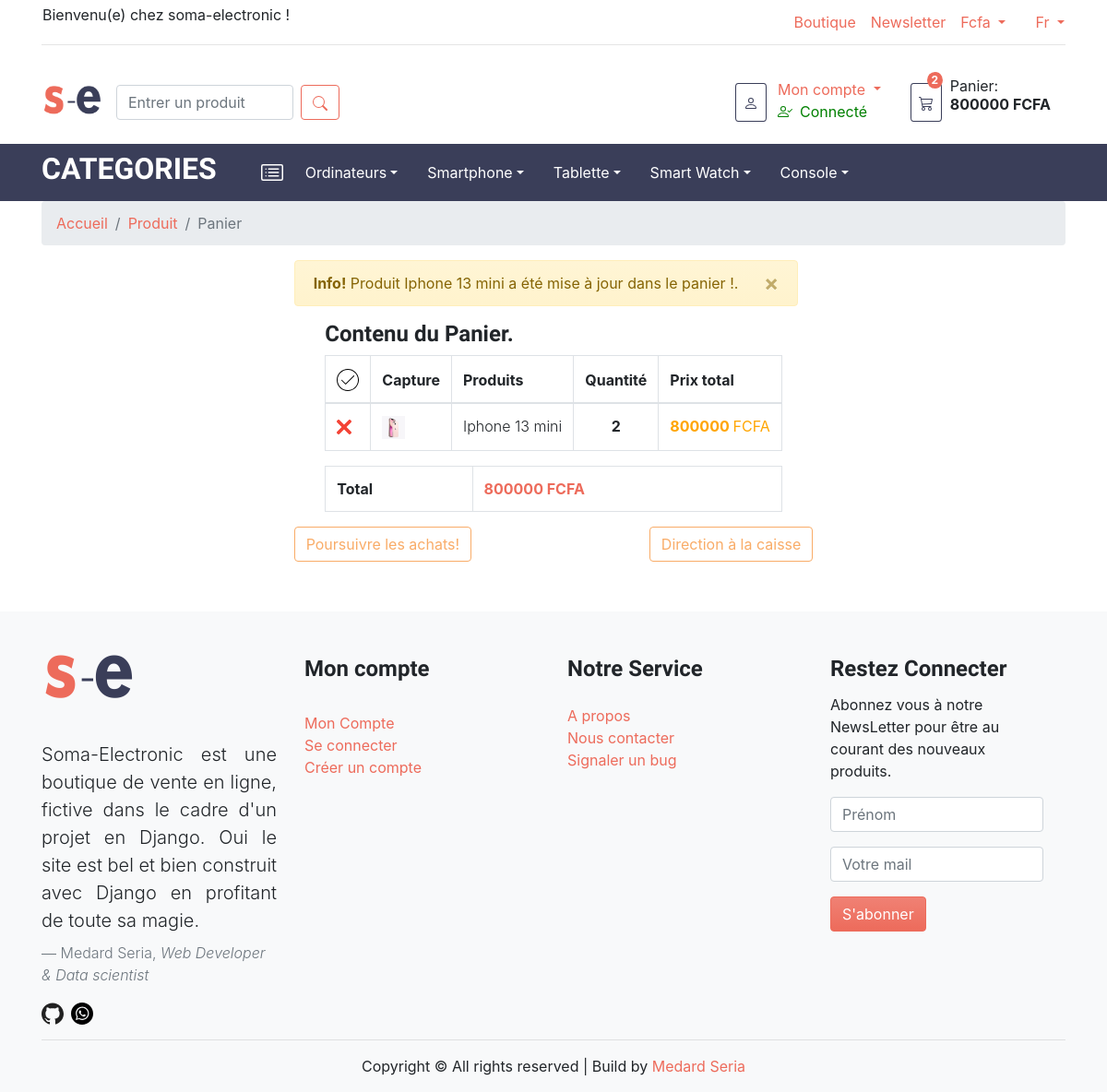
The page /ajout_au_panier/?ajout-panier=41 (signed in) on the database its author committed.
### boutique/models.py (models this page shows, shortened)
class Categorie(models.Model):
    nom = models.CharField(max_length=100)
    date_de_creation = models.DateField(auto_now_add=True)
    souscategorie = models.ManyToManyField(
        SousCategorie,
        blank=True
    )
    class Meta:
        verbose_name = 'categorie'
        verbose_name_plural = 'categories'

class PanierItem(models.Model):
    user = models.ForeignKey(CompteUser, on_delete=models.CASCADE, blank=True, null=True)
    produits = models.ForeignKey(Produit, blank=True, null=True, on_delete=models.CASCADE)
    prix_du_produit = models.FloatField('Prix total du Poduit', blank=True, default=0)
    quantite_du_produit = models.PositiveIntegerField('Qté total du Produit', default=0)
    class Meta:
        verbose_name = "Panier intermediaire"

class Produit(models.Model):
    nom = models.CharField(max_length=100)
    description = RichTextField()
    disponible = models.BooleanField(default=True)
    image = models.ImageField(
        upload_to='images/',
        default='images/photo.jpg'
        )
    picture = models.URLField(default="", blank=True)
    quantite = models.IntegerField('quantité', default=1)
    premier_prix = models.FloatField(default=0.0, max_length=None)
    prix = models.FloatField(default=0.0)
    taux_reduction = models.FloatField('taux de réduction',blank=True, default=0, max_length=3)
    promotion = models.BooleanField('Mise en promotion', default=False)
    etoile = models.IntegerField('Nombre de vue', default=0)
    date_de_creation = models.DateField('Ajouter le', auto_now_add=True)
    slug = models.SlugField(max_length=150, null=True)
    categorie = models.ForeignKey(
        Categorie,
        on_delete=models.CASCADE,
        null=True
        )
    sous_categorie = models.ForeignKey(
        SousCategorie,
        on_delete=models.CASCADE,
        verbose_name="Les sous categories"
        )
    media = models.ManyToManyField(Media, blank=True)
    class Meta:
        verbose_name = 'produit'
        verbose_name_plural = 'produits'
        ordering = ['-date_de_creation']

### boutique/views.py (the view, shortened to what this page needs)
# urls.py: path('ajout_au_panier/', ajout_au_panier, name='ajout_au_panier'),
@login_required(login_url='boutique:connexion')
def ajout_au_panier(request):
    if request.method == 'GET':
        try:
            with transaction.atomic():
                panier = Panier.objects.filter(user=CompteUser.objects.get(user=request.user), traite=False)
                if not panier.exists():
                    panier = Panier.objects.create(user=CompteUser.objects.get(user=request.user))
                    panier.nom_du_panier()
                    panier.save()
                else:
                    panier = panier.last()
                try:
                    id=int(request.GET.get('ajout-panier'))
                    produit = Produit.objects.get(id=id)
                    panierinter = panier.produits.filter(produits=produit, user=CompteUser.objects.get(user=request.user))
                except:
                    return Http404
                if panierinter: #s'il y'a deja le produit dans le panier
                    panierinter = panierinter.first()
                    panier.prix -= panierinter.prix_du_produit
                    panier.quantite -= panierinter.quantite_du_produit
                    panier.save()
                    panierinter.quantite_du_produit += 1
                    panierinter.save()
                    panierinter.prix_du_produit = panierinter.quantite_du_produit * panierinter.produits.prix
                    panierinter.save()
                    panier.prix += panierinter.prix_du_produit
                    panier.quantite += panierinter.quantite_du_produit
                    panier.save()
                    messages.success(request, "Produit {} a été mise à jour dans le panier !".format(Produit.objects.get(id=id).nom))
        except IntegrityError:
            messages.warning(request, "Une erreur est apparue en interne. Merci de récommencer")
            return redirect('boutique:accueil')
    try:
        panierproduit = Panier.objects.get(user=CompteUser.objects.get(user=request.user), traite=False).produits.all()
    except MultipleObjectsReturned:
        panierproduit = Panier.objects.filter(user=CompteUser.objects.get(user=request.user), traite=False)
        panierproduit = panierproduit.last().produits.all()
    except :
        panierproduit = []
    return render(request, 'boutique/panier.html', locals())

### boutique/forms.py
class NewsletterForm(forms.Form):
    last_name = forms.CharField(max_length=100,
                                required=True,
                                widget=forms.TextInput(attrs={
                                'class': 'form-control',
                                'placeholder':'Prénom',
                                }))
    email = forms.EmailField(required=True,
                            widget=forms.EmailInput(attrs={
                            'class':'form-control',
                            'placeholder': "Votre mail",
                            'aria-describedby':"emailHelp",
                            }))

### boutique/models.py (called while the page is built)
    def __str__(self):
        return self.nom

### ecom/context_processors.py (called while the page is built)
def get_variable(request):
    devise = "FCFA"
    try:
        liste_categories = Categorie.objects.all()
        liste_sous_categories = SousCategorie.objects.all().order_by('nom')
    except ObjectDoesNotExist:
        liste_categories = []
        liste_sous_categories = []
    form = NewsletterForm()
    return {
        'devise':devise,
        'liste_categories':liste_categories,
        'liste_sous_categories':liste_sous_categories,
        'form':form,
        }

### boutique/templates/boutique/panier.html (shortened to what this page needs)
{% extends 'boutique/index.html' %}
{% block content%}
<nav aria-label="breadcrumb">
    <ol class="breadcrumb">
      <li class="breadcrumb-item"><a href="{% url 'boutique:accueil' %}">Accueil</a></li>
      <li class="breadcrumb-item"><a href="{% url 'boutique:boutique' %}">Produit</a></li>
      <li class="breadcrumb-item active" aria-current="page">Panier</li>
    </ol>
</nav>
<div class="d-table mx-auto">
    {% for message in messages%}
    <div class="alert alert-warning alert-dismissible fade show mr-3" role="alert">
        <strong>Info!</strong> {{message}}.
        <button type="button" class="close" data-dismiss="alert" aria-label="Close">
          <span aria-hidden="true">&times;</span>
        </button>
    </div>
    {% endfor %}
  {% include 'boutique/contenu_panier.html' %}
  <div class="d-flex">
      <a href="{% url 'boutique:boutique' %}" class="btn btn-outline-danger ">Poursuivre les achats!</a>
      <a href="{% url 'boutique:caisse' %}" class="btn btn-outline-danger ml-auto">Direction à la caisse</a>
  </div>
  <div style="height: 30px;">
  </div>
</div>
{% endblock %}

### boutique/templates/boutique/contenu_panier.html (shortened to what this page needs)
<div class="d-table mx-auto">
    <h4>Contenu du Panier.</h4>
    <table class="table table-bordered">
        <thead>
            <tr>
                <th>
                </th>
                <th scope="col">Capture</th>
                <th scope="col">Produits</th>
                <th scope="col">Quantité</th>
                <th scope="col">Prix total</th>
            </tr>
        </thead>
        <tbody>
            {% for produit in panierproduit %}
            <tr>
                <th scope="row">
                    <a href="{% url 'boutique:supprimer' pk=produit.produits.id %}">
                        </th>
                <th><img src="{{produit.produits.image.url}}" width="25px" height="25px" alt="{{produit.nom}}"></th>
                <th class="font-weight-light">{{ produit.produits.nom }}</th>
                <th class="text-center">{{produit.quantite_du_produit }}</th>
                <th style="color: orange;">{{produit.prix_du_produit|floatformat }} <span class="font-weight-normal">{{ devise }}</span></th>
            </tr>
            {% empty %}
            <p>Panier Vide !</p>
            {% endfor %}
        </tbody>
    </table>
    <table class="table table-bordered">
        <tbody>
            <tr>
                <th scope="col">Total</th>
                <th style="color: #ed6b5b ;">{{ prix_total }} {{devise}}</th>
            </tr>
        </tbody>
    </table>
</div>

### boutique/templates/boutique/categorie.html (shortened to what this page needs)
<ul class="navbar-nav ">
    {% for cat in liste_categories %}
    <li class="nav-item dropdown mx-3">
        <a href="" class="nav-link ml-n3 dropdown-toggle text-white lien-categorie" id="dropdownMenuLink" data-toggle="dropdown" aria-haspopup="true" aria-expanded="false">{{ cat.nom }}</a>
    </li>
    {% endfor %}
</ul>

### boutique/static/boutique/css/app.css (style rules this page uses)
h1, h2, h3, h4, h5, h6 { font-weight: 700; }

### rows shown on the page
Categorie: nom "Ordinateurs"
Categorie: nom "Smartphone"
Categorie: nom "Tablette"
Categorie: nom "Smart Watch"
Categorie: nom "Console"
PanierItem: produits.image (picture), produits.nom "Iphone 13 mini", quantite_du_produit "2", prix_du_produit "800000", devise "FCFA"

### other values the page prints
{{ quantite_dans_panier }} "2"
{{ prix_total }} "800000"
{{ message }} "Produit Iphone 13 mini a été mise à jour dans le panier !"
{{ devise }} "FCFA"
